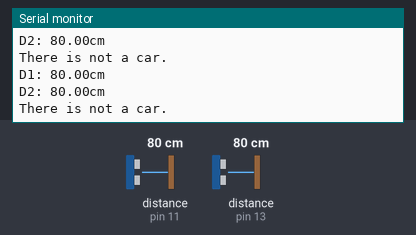
The sketch below on a simulated Arduino Uno, built with avr-gcc and run on an emulated ATmega328P. Parts: the last lines printed to the serial monitor. The inputs (shaded band) are chosen by the test bench; at power-on: distance to the obstacle (sensors on pin 11, pin 13) 80 cm. The echo pulse lasts 58.3 µs per cm.

Above: at 3.3 s.
3.4 s: distance to the obstacle (sensor on pin 11) set to 2 cm
At 5.5 s:
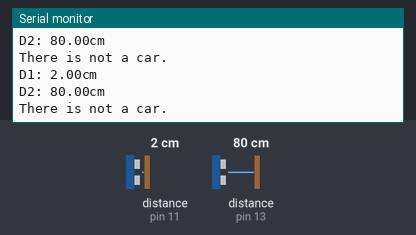
6.7 s: distance to the obstacle (sensor on pin 13) set to 2 cm
At 8.6 s:
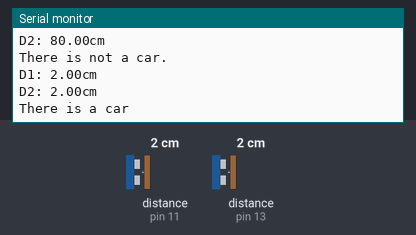
11.5 s: distance to the obstacle (sensor on pin 11) set to 4 cm
At 13.8 s:
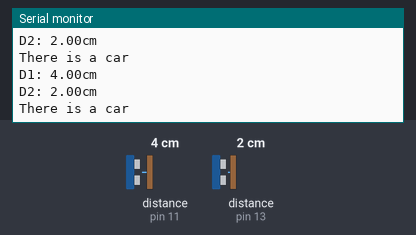
14.8 s: distance to the obstacle (sensor on pin 13) set to 4 cm
At 15.8 s:
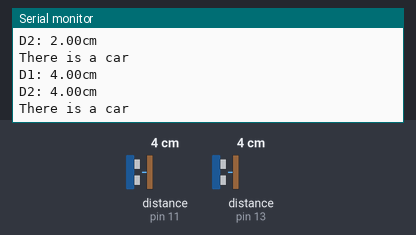
Timing chart, 0 to 17.8 s (numbered marks = the images above; inputs shaded):
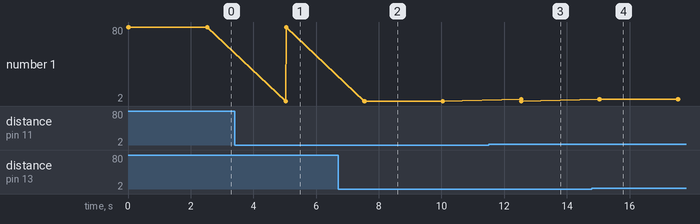

Measured:
- after the input at 3.4 s, the serial monitor: prints a new line after 1.6 s (image 1)
- after the input at 6.7 s, the serial monitor: prints a new line after 0.84 s (image 2)
- after the input at 11.5 s, the serial monitor: prints a new line after 1.0 s (image 3)
- after the input at 14.8 s, the serial monitor: prints a new line after 0.25 s (image 4)

The sketch:

UltrasonicSeonsor.ino
```cpp
#include <HCSR04.h>

//Initialize Ultrasonic Sensors and the pins it uses
int trigPin1 = 10; //trigger pin connected to pin 11
int echoPin1 = 11; //echo Pin connected to pin 12
int trigPin2 = 12;
int echoPin2 = 13;

double d1, d2;

int wait = 2500; //delay frequency of ultrasonic sensor readings in milliseconds

double dTrig = 7;

UltraSonicDistanceSensor distanceSensor1(trigPin1, echoPin1);
UltraSonicDistanceSensor distanceSensor2(trigPin2, echoPin2);

bool car; //state variable if car is at parking lot entrance or not

void setup()
{
    //Initialize serial connection
    Serial.begin(9600);
}

void loop()
{
    d1 = distanceSensor1.measureDistanceCm();
    d2 = distanceSensor2.measureDistanceCm();
    car = isCar(d1,d2); //test if car is there or not

    Serial.print("D1: ");
    Serial.print(d1);
    Serial.println("cm");
    Serial.print("D2: ");
    Serial.print(d2);
    Serial.println("cm");
    if (car)
    {
        Serial.println("There is a car");
    }else
    {
        Serial.println("There is not a car.");
    }

    delay(wait); //using predetermined time, in milliseconds, delay after each measurement and return

}


bool isCar(double d1, double d2)
{
    if (d1 <=dTrig && d2 <= dTrig)
    {
        return true;
    }
    return false;
}
```
